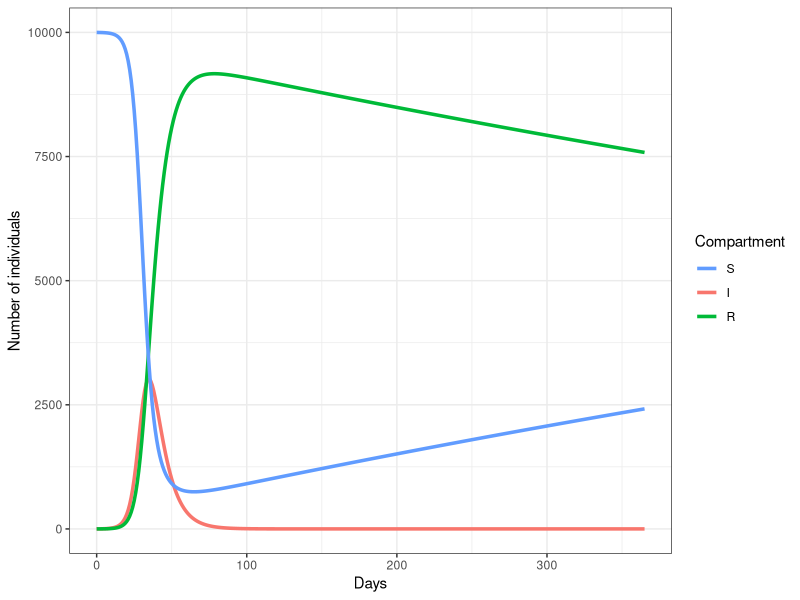
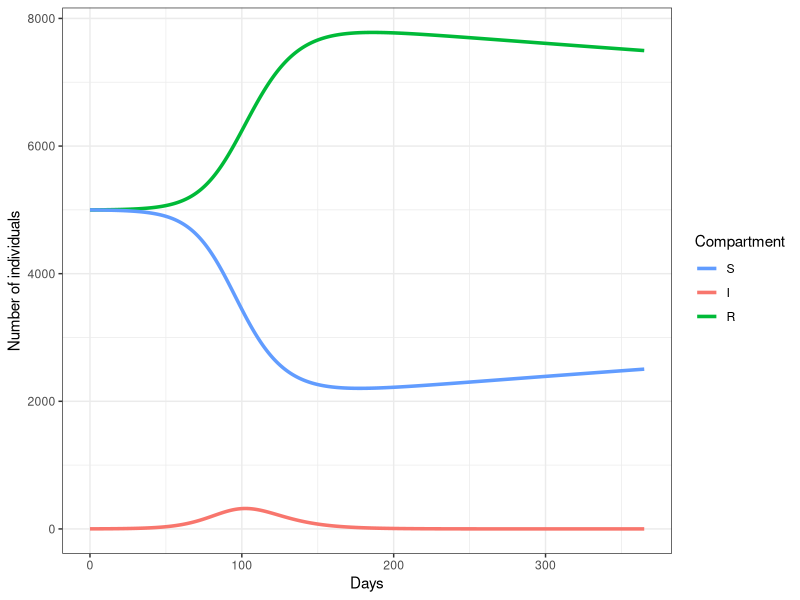

Generate these figures, in order, with R:
## ---- chunk 1
require(deSolve)
require(tidyverse)
# Set parameter values of mu, beta, gamma ("parms")
# Unit of time is days
# i.e., mean infectious period is 7 days here
mu <- 1/(4*365)
R0 <- 3
gamma <- 1/7

# Set initial conditions S, I, R ("y")
START.S <- 9999
START.I <- 1
START.R <- 0

START.N <- START.S + START.I + START.R

# Exercise: calculate beta
beta <- R0 * (gamma + mu) / START.N 

# This function models a time step for the SIR:
dx.dt.SIR <- function(t, y, parms) {
  
  # Calculate the change in Susceptibles
  dS <- parms["mu"] * (y["S"] + y["I"] + y["R"]) - 
		parms["beta"] * y["S"] * y["I"] - 
		parms["mu"] * y["S"]
  
  # Calculate the change in Infecteds
  dI <- parms["beta"] * y["S"] * y["I"] - 
		parms["gamma"] * y["I"] -
		parms["mu"] * y["I"]
  
  # Calculate the change in Recovereds
  dR <- parms["gamma"] * y["I"] -
		parms["mu"] * y["R"] 
  
  # Return a list with the changes in S, I, R at the current time step
  return(list(c(dS, dI, dR)))
  
}

# Create the parameter vector
parms_vector <- c(mu=mu, beta=beta, gamma=gamma)

# Sequence of times at which we estimate 
# (here, we do daily for 365 days - you can change this value)
times_vector <- seq(from=0, to=365, by=1)


# Run the ODE solver
SIR.output <- lsoda(y=c(S=START.S, I=START.I, R=START.R), 
						times=times_vector, 
						func=dx.dt.SIR, 
						parms=parms_vector)

SIRmod <- data.frame(SIR.output) %>% tbl_df() %>% 
    gather(variable, value, S:R) 

ggplot(SIRmod, aes(x = time, y = value, 
                   colour = as.factor(variable))) + geom_line(size = 1.2) +
    theme_bw() + scale_colour_discrete("Compartment", 
                                       breaks = c("S", "I", "R"),
                                       labels = c("S", "I", "R")) +
    ylab("Number of individuals") + xlab("Days")

## ---- chunk 2
# i.e., mean infectious period is 7 days here
p <- 0.5

START.S <- 9999 * p
START.I <- 1
START.R <- 9999 - 9999 * p

# This function models a time step for the SIR:
dx.dt.SIR <- function(t, y, parms) {
  
  # Calculate the change in Susceptibles
  dS <- parms["mu"] * (y["S"] + y["I"] + y["R"])  * (1 - parms["p"]) - 
		parms["beta"] * y["S"] * y["I"] - 
		parms["mu"] * y["S"]
  
  # Calculate the change in Infecteds
  dI <- parms["beta"] * y["S"] * y["I"] - 
		parms["gamma"] * y["I"] -
		parms["mu"] * y["I"]
  
  # Calculate the change in Recovereds
  dR <- parms["gamma"] * y["I"] -
		parms["mu"] * y["R"] +
        parms["p"] * parms["mu"] * (y["S"] + y["I"] + y["R"])
  
  # Return a list with the changes in S, I, R at the current time step
  return(list(c(dS, dI, dR)))
  
}

# Create the parameter vector
parms_vector <- c(mu=mu, beta=beta, gamma=gamma, p = p)

# Sequence of times at which we estimate 
# (here, we do daily for 365 days - you can change this value)
times_vector <- seq(from=0, to=365, by=1)


# Run the ODE solver
SIR.output <- lsoda(y=c(S=START.S, I=START.I, R=START.R), 
						times=times_vector, 
						func=dx.dt.SIR, 
						parms=parms_vector)

SIRmod <- data.frame(SIR.output) %>% tbl_df() %>% 
    gather(variable, value, S:R) 

ggplot(SIRmod, aes(x = time, y = value, 
                   colour = as.factor(variable))) + geom_line(size = 1.2) +
    theme_bw() + scale_colour_discrete("Compartment", 
                                       breaks = c("S", "I", "R"),
                                       labels = c("S", "I", "R")) +
    ylab("Number of individuals") + xlab("Days")
